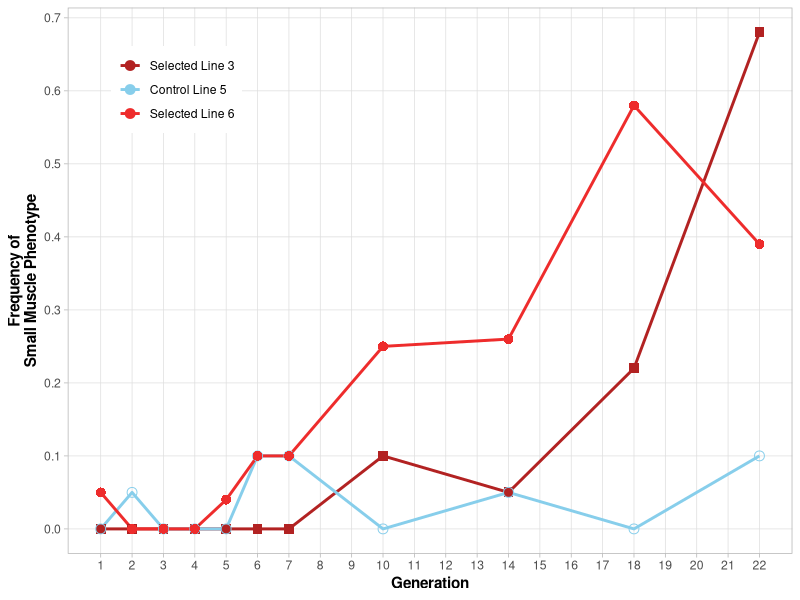

Generate this figure with R:
## ---- chunk 1
#| echo: false
#| message: false
#| warning: false

library(ggplot2)
library(tibble)
library(tidyr)
library(dplyr)

ggplot2::theme_set(ggplot2::theme_light())

## ---- chunk 2
#| echo: false
#| label: fig-mmgen
#| fig-height: 4
#| fig-align: center
#| fig-cap: Frequency of mice exhibiting the small muscle phenotype in three lines during the first 22 generations of selection. Data from Garland et al. [-@Garland2002-it]

L3 <- readr::read_csv("../data/Line_3.csv", show_col_types = FALSE) |> 
  mutate(Generation = round(x),
         Frequency = round(y, 2),
         Line = "Selected Line 3")
L5 <- readr::read_csv("../data/Line_5.csv", show_col_types = FALSE) |> 
  mutate(Generation = round(x),
         Frequency = round(y, 2),
         Line = "Control Line 5")
L6 <- readr::read_csv("../data/Line_6.csv", show_col_types = FALSE) |> 
  mutate(Generation = round(x),
         Frequency = round(y, 2),
         Line = "Selected Line 6")

DD <- bind_rows(L3, L5, L6) |> 
  mutate(Line = forcats::fct_inorder(Line))

ggplot(DD, aes(x = Generation, y = Frequency,
               color = Line,
               shape = Line)) +
  geom_line(linewidth = 1) +
  geom_point(size = 3) +
  scale_shape_manual(values = c(15, 1, 16), guide = "none") +
  scale_color_manual(values = c("firebrick", "skyblue", "firebrick2"),
                     name = NULL) +
  scale_x_continuous(breaks = 1:22) +
  scale_y_continuous(breaks = seq(0, 0.8, by = 0.1)) +
  guides(color = guide_legend(position = "inside")) +
  theme(legend.position.inside = c(0.15, 0.85),
        axis.title = element_text(face = "bold"),
        panel.grid.minor = element_blank()) +
  labs(y = "Frequency of\nSmall Muscle Phenotype")

